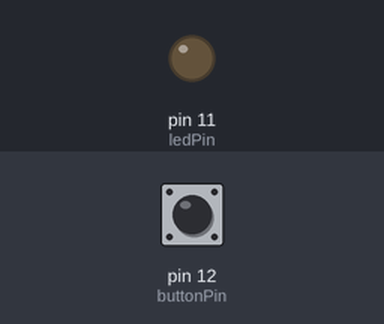
The program below on a simulated Raspberry Pi (header pin numbers). Parts: output pins drawn as LEDs (lit = HIGH). The inputs (shaded band) are chosen by the test bench; at power-on: pin 12 (buttonPin) HIGH.

Above: at 1.2 s.
1.3 s: pin 12 (buttonPin) pulled LOW for 0.15 s
At 1.37 s:
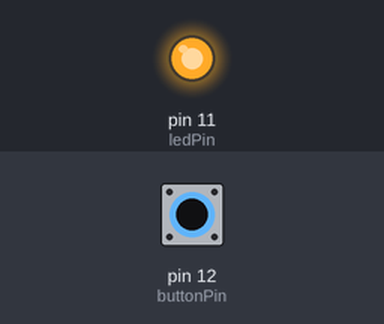
2.9 s: pin 12 (buttonPin) pulled LOW for 3.2 s
At 7.3 s:
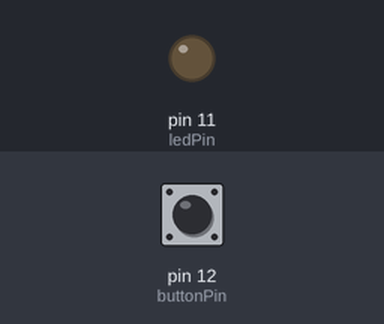
Timing chart, 0 to 8.8 s (numbered marks = the images above; inputs shaded):
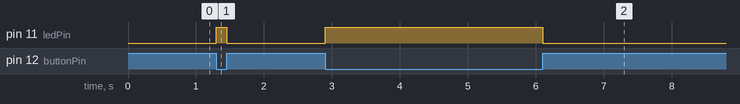

The program:

Basic_Button_LED.py
```python
import RPi.GPIO as GPIO
import time

GPIO.setmode(GPIO.BOARD)

ledPin = 11
buttonPin = 12

GPIO.setup(ledPin,GPIO.OUT)
GPIO.setup(buttonPin,GPIO.IN)

flag = False

try:
    while True:
        # When button is pressed, turn LED ON. When button is released, turn LED OFF.

        if(GPIO.input(buttonPin)==GPIO.LOW):
            GPIO.output(ledPin,1)
        else:
            GPIO.output(ledPin,0)

        # Press the Button to toggle LED (ON->OFF，OFF->ON).
        """
        if (GPIO.input(buttonPin)==GPIO.LOW):
            while(GPIO.input(buttonPin)==GPIO.LOW):
                pass
            flag = not flag
            GPIO.output(ledPin,flag)
        """
except KeyboardInterrupt:
    GPIO.cleanup()
```

Measured:
- after the input at 1.3 s, pin 11 (ledPin): LOW → HIGH at once, → LOW 0.15 s later
- after the input at 2.9 s, pin 11 (ledPin): LOW → HIGH at once, → LOW 3.2 s later
